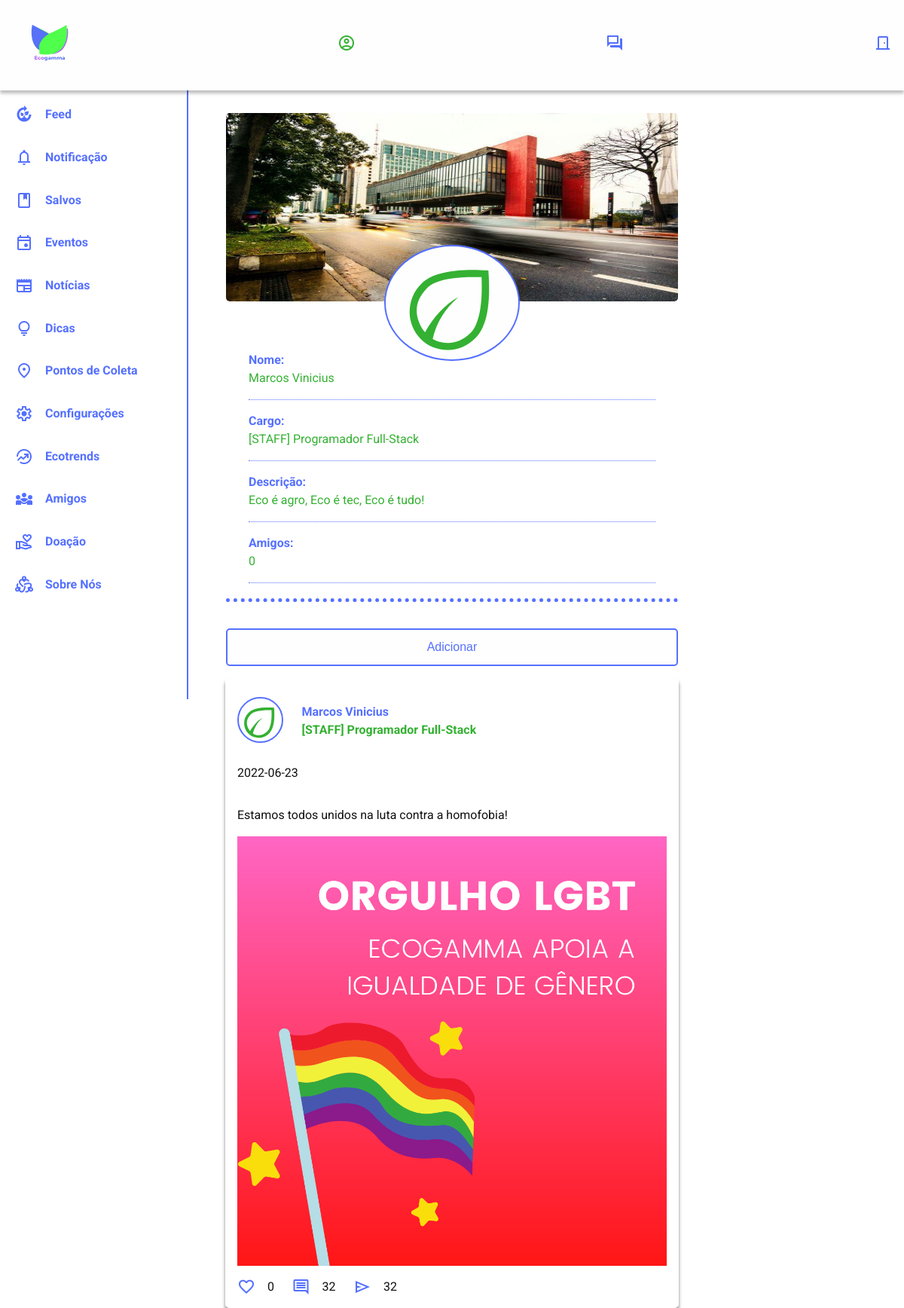
The app's page /estrutura/perfilUser.php?user=19 (signed in) with its own data.
### tables this page shows
CREATE TABLE IF NOT EXISTS `usuarios` (
  `id` int(11) NOT NULL AUTO_INCREMENT COMMENT 'id de cada um dos user',
  `token` tinyint(1) DEFAULT '0' COMMENT 'token de adm',
  `nome` varchar(80) NOT NULL COMMENT 'nome',
  `sobrenome` varchar(80) NOT NULL COMMENT 'sobrenome',
  `email` varchar(80) NOT NULL COMMENT 'email do usuário',
  `senha` varchar(45) NOT NULL COMMENT 'senha',
  `senhaC` varchar(45) NOT NULL COMMENT 'senha confirmada',
  `dataN` date NOT NULL COMMENT 'data de nascimento',
  `genero` varchar(30) NOT NULL COMMENT 'gênero do usuário\r\n(a gente tem lgbtqi+)',
  `numero` varchar(22) NOT NULL,
  `estado` varchar(60) NOT NULL,
  `cidade` varchar(80) NOT NULL COMMENT 'cidade',
  `profissao` varchar(120) NOT NULL COMMENT 'profissão/area de atuação',
  `mdEscuro` tinyint(4) NOT NULL DEFAULT '0',
  `foto` varchar(255) NOT NULL,
  `descricao` varchar(255) NOT NULL COMMENT 'Descricao que aparece no perfil do usuário',
  `amigos` int(20) NOT NULL DEFAULT '0',
  PRIMARY KEY (`id`)
);

CREATE TABLE IF NOT EXISTS `posts` (
  `id_Post` int(11) NOT NULL AUTO_INCREMENT,
  `id` int(11) NOT NULL,
  `foto` varchar(255) NOT NULL,
  `nome` varchar(80) NOT NULL,
  `sobrenome` varchar(80) NOT NULL,
  `profissao` varchar(80) NOT NULL,
  `data_Post` date NOT NULL,
  `texto_Post` varchar(255) NOT NULL,
  `imagem_Post` varchar(255) NOT NULL,
  `likes_Post` int(20) NOT NULL DEFAULT '0',
  `comentarios_Post` int(11) NOT NULL DEFAULT '0',
  PRIMARY KEY (`id_Post`),
  KEY `user_post` (`id`)
);

### estrutura/administracao/sessao.php (called while the page is built, shortened)
<?php
include 'conexao.php';
    if (!isset($_SESSION['logado'])) {
        $_SESSION['logado'] = 0;
    } else {
        if ($_SESSION['logado'] == 1) {
            $email = $_SESSION['email'];
            $sql = "SELECT id, token, nome, sobrenome, email, dataN, genero, numero, estado, cidade, profissao, mdEscuro,
            foto, descricao, amigos FROM usuarios WHERE email = '$email'";
            $result = mysqli_query($conn, $sql);
            if (mysqli_num_rows($result) > 0) {
                while ($row = mysqli_fetch_assoc($result)) {
                    $id = $row["id"];
                }
            } else {
                echo "0 results";
            }
        };
    }
?>

### estrutura/perfilUser.php (the view, shortened to what this page needs)
<!DOCTYPE html>
<html lang="pt-br">
<head>
  <?php include './base/linksGlobais.php' ?>
</head>
<body>
  <?php
  include './administracao/sessao.php';
  ?>
  <header class="header__interno">
    <div class="container">
      <div class="container__logo">
        <a href="login.php"><img src="../imagens/logos/logo-principal.png" alt="Logo Principal do Ecogamma" class="container__logo__imagem"></a>
      </div>
      <div class="container__perfil">
        <a href="perfil.php">
          <span class="material-symbols-outlined container__menu__icone span--verde">&#xe853;</span>
        </a>
      </div>
      <div class="container__chat">
        <a href="chat.php">
          <span class="material-symbols-outlined container__menu__icone span--azul">&#xe8af;</span>
        </a>
      </div>
      <div class="container__chat">
        <a href="logout.php">
          <span class="material-symbols-outlined container__menu__icone span--azul">&#xeffd;</span>
        </a>
      </div>
    </div>
  </header>
  <main>
    <?php
    if ($_GET['user'] != $id) {
      $idUser = $_GET['user'];
      $sql = "SELECT token, nome, sobrenome, email, dataN, genero, numero, estado, cidade, profissao,
    foto, descricao, amigos FROM usuarios WHERE id = '$idUser'";
      $result = mysqli_query($conn, $sql);
      if (mysqli_num_rows($result) > 0) {
        while ($row = mysqli_fetch_assoc($result)) {
          $nomeUser = $row["nome"];
          $sobrenomeUser = $row["sobrenome"];
          $estadoUser = $row["estado"];
          $fotoUser = $row["foto"];
          $profissaoUser = $row["profissao"];
          if (empty($fotoUser)) {
            $fotoUser = 'perfil_default.svg';
          }
          $descricaoUser = $row["descricao"];
          $amigosUser = $row["amigos"];
        }
      } else {
        echo "0 results";
      }
      if ($estadoUser == 'ac') {
        $fundoUser = 'ac.jpg';
      } elseif ($estadoUser == 'al') {
        $fundoUser = 'al.jpg';
      } elseif ($estadoUser == 'am') {
        $fundoUser = 'am.jpeg';
      } elseif ($estadoUser == 'ap') {
        $fundoUser = 'ap.jpg';
      } elseif ($estadoUser == 'ba') {
        $fundoUser = 'ba.jpg';
      } elseif ($estadoUser == 'ce') {
        $fundoUser = 'ce.jpg';
      } elseif ($estadoUser == 'df') {
        $fundoUser = 'df.jpg';
      } elseif ($estadoUser == 'es') {
        $fundoUser = 'es.png';
      } elseif ($estadoUser == 'go') {
        $fundoUser = 'go.jpg';
      } elseif ($estadoUser == 'ma') {
        $fundoUser = 'ma.jpg';
      } elseif ($estadoUser == 'mt') {
        $fundoUser = 'mt.jpg';
      } elseif ($estadoUser == 'ms') {
        $fundoUser = 'ms.jpg';
      } elseif ($estadoUser == 'mg') {
        $fundoUser = 'mg.jpg';
      } elseif ($estadoUser == 'pa') {
        $fundoUser = 'pa.jpg';
      } elseif ($estadoUser == 'pb') {
        $fundoUser = 'pb.jpg';
      } elseif ($estadoUser == 'pr') {
        $fundoUser = 'pr.jpg';
      } elseif ($estadoUser == 'pe') {
        $fundoUser = 'pe.jpg';
      } elseif ($estadoUser == 'pi') {
        $fundoUser = 'pi.jpg';
      } elseif ($estadoUser == 'rj') {
        $fundoUser = 'rj.jpg';
      } elseif ($estadoUser == 'rn') {
        $fundoUser = 'rn.jpg';
      } elseif ($estadoUser == 'ro') {
        $fundoUser = 'ro.jpg';
      } elseif ($estadoUser == 'rs') {
        $fundoUser = 'rr.jpg';
      } elseif ($estadoUser == 'rr') {
        $fundoUser = 'rr.jpg';
      } elseif ($estadoUser == 'sc') {
        $fundoUser = 'sc.jpg';
      } elseif ($estadoUser == 'se') {
        $fundoUser = 'se.jpg';
      } elseif ($estadoUser == 'sp') {
        $fundoUser = 'sp.jpg';
      } elseif ($estadoUser == 'to') {
        $fundoUser = 'to.jpg';
      }
      $selecionaLacos = "SELECT * FROM amigos WHERE id_UserAsk = $id AND id_UserAcc = $idUser AND pendente = 0";
      $resultLacos = mysqli_query($conn, $selecionaLacos);
      if (mysqli_num_rows($resultLacos) > 0) {
        $addText = "Amigos";
      } else {
        $selecionaLacos2 = "SELECT * FROM amigos WHERE id_UserAsk = $id AND id_UserAcc = $idUser";
        $resultLacos2 = mysqli_query($conn, $selecionaLacos2);
        if (mysqli_num_rows($resultLacos2) > 0) {
          $addText = "Pendente";
        } else {
          $addText = "Adicionar";
        }
      }
      if ($addText == "Pendente" || $addText == "Amigos") {
        $type = "button";
      } else {
        $type = "submit";
      }
      echo "
    <div class='container'>
    <div class='container__perfil'>
    <div class='container__perfil__capa'>
    <img src='../imagens/fundos/" . $fundoUser . "' alt='Fundo do perfil' class='container__perfil__capa__imagem'>
    </div>
    <div class='container__perfil__foto'>
    <img src='../imagens/" . $fotoUser . "' alt='Fundo do perfil' class='container__perfil__foto__imagem'>
    </div>
        <div class='container__perfil__dados'>
          <ul class='container__perfil__dados__lista'>
            <li class='container__perfil__dados__lista__item'>
              <p>Nome:</p>
              <p>" . $nomeUser . " " . $sobrenomeUser . "</p>
            </li>
            <li class='container__perfil__dados__lista__item'>
            <p>Cargo:</p>
            <p>" . $profissaoUser . "</p>
            </li>
            <li class='container__perfil__dados__lista__item'>
            <p>Descrição:</p>
              <p>" . $descricaoUser . "</p>
              </li>
            <li class='container__perfil__dados__lista__item'>
              <p>Amigos:</p>
              <p>" . $amigosUser . "</p>
              </li>
          </ul>
        </div>
        </div>
        <form action='./perfilUser.php?user=" . $idUser . "' method='POST' style='position: relative; top: 250px'>
          <input type='" . $type . "' value='" . $addText . "' name='Adicionar' style='height: 50px'>
          <input type='hidden' value='" . $id . "' name='id_UserAsk'>
          <input type='hidden' value='" . $idUser . "' name='id_UserAcc'>
        </form>";
      $sql = "SELECT * FROM posts WHERE id = '$idUser' ORDER BY id_Post DESC";
      $result = mysqli_query($conn, $sql);
      if (mysqli_num_rows($result) > 0) {
        while ($row = mysqli_fetch_assoc($result)) {
          $nomeP = $row["nome"];
          $sobrenomeP = $row["sobrenome"];
          $profissaoP = $row["profissao"];
          $data_Post = $row["data_Post"];
          $texto_Post = $row["texto_Post"];
          $imagem_Post = $row["imagem_Post"];
          $likesP = $row["likes_Post"];
          echo "
          <section class='container__post--perfil' style='position: relative; top: 250px'>
          <div class='container__post__perfil'>
          <div class='container__post__perfil__foto'>
          <img src='../imagens/perfil_default.svg' alt='Imagem do Perfil'>
          </div>
          <div class='container__post__perfil__dados'>
                <p class='container__post__perfil__dados__nome nome__perfil'>" . $nomeP . " " . $sobrenomeP . "</p>
                <p class='container__post__perfil__dados__cargo cargo__perfil'>" . $profissaoP . "</p>
              </div>
            </div>
            <div class='container__post__conteudo'>
              <p class='container__post__conteudo__texto'>" . $data_Post . "</p>
              <p class='container__post__conteudo__texto'>" . $texto_Post . "</p>
              <img src='../imagens/" . $imagem_Post . "' alt='imagem do conteúdo' class='container__post__conteudo__imagem'>
            </div>
            <div class='container__post__interacoes'>
            <ul class='container__post__interacoes__lista'>
                <li class='container__post__interacoes__lista__item'>
                  <span class='material-symbols-outlined container__menu__icone span--azul'>&#xe87d;</span>
                  <p>" . $likesP . "</p>
                </li>
                <li class='container__post__interacoes__lista__item'>
                <span class='material-symbols-outlined container__menu__icone span--azul'>&#xe0b9;</span>
                  <p>32</p>
                  </li>
                <li class='container__post__interacoes__lista__item'>
                <span class='material-symbols-outlined container__menu__icone span--azul'>&#xe163;</span>
                  <p>32</p>
                  </li>
              </ul>
            </div>
            </section>
          ";
        }
      } else {
        echo "Sem posts ainda...";
      }
    } else {
      echo "<h1>Erro:</h1>
      <p>Parece que você tentou acessar o seu perfil pelo lugar errado!</p>
      <p>Clique <a href='perfil.php'>aqui</a> para acessá-lo corretamente!</p>";
    }
    ?>
    </div>
  </main>
  <div id="menuFixo">
        <ul class="container__lista" id="menuFixo__lista">
            <a href="./feed.php">
                <li class="container__lista__item-ativo"><span class="material-symbols-outlined container__lista__item__icone icone-alternativo container__lista__item__icone-ativo">&#xe761;</span>Feed</li>
            </a>
            <a href="./notificacao.php">
                <li class="container__lista__item"><span class="material-symbols-outlined container__lista__item__icone  icone-alternativo">&#xe7f4;</span>Notificação</li>
            </a>
            <a href="./salvos.php">
                <li class="container__lista__item"><span class="material-symbols-outlined container__lista__item__icone  icone-alternativo">&#xe865;</span>Salvos</li>
            </a>
            <a href="./evento.php">
                <li class="container__lista__item"><span class="material-symbols-outlined container__lista__item__icone  icone-alternativo">&#xe878;</span>Eventos</li>
            </a>
            <a href="./noticia.php">
                <li class="container__lista__item"><span class="material-symbols-outlined container__lista__item__icone  icone-alternativo">&#xeb81;</span>Notícias</li>
            </a>
            <a href="./dica.php">
                <li class="container__lista__item"><span class="material-symbols-outlined container__lista__item__icone  icone-alternativo">&#xe0f0;</span>Dicas</li>
            </a>
            <a href="./pontosColeta.php">
                <li class="container__lista__item"><span class="material-symbols-outlined container__lista__item__icone  icone-alternativo">&#xe55f;</span>Pontos de Coleta</li>
            </a>
            <a href="./configuracoes.php">
                <li class="container__lista__item"><span class="material-symbols-outlined container__lista__item__icone  icone-alternativo">&#xe8b8;</span>Configurações</li>
            </a>
            <a href="./ecotrends.php">
                <li class="container__lista__item"><span class="material-symbols-outlined container__lista__item__icone  icone-alternativo">&#xe80e;</span>Ecotrends</li>
            </a>
            <a href="./amigos.php">
                <li class="container__lista__item"><span class="material-symbols-outlined container__lista__item__icone  icone-alternativo">&#xf8d9;</span>Amigos</li>
            </a>
            <a href="./doacao.php">
                <li class="container__lista__item"><span class="material-symbols-outlined container__lista__item__icone  icone-alternativo">&#xea70;</span>Doação</li>
            </a>
            <a href="./sobreNos-interno.php">
                <li class="container__lista__item"><span class="material-symbols-outlined container__lista__item__icone-ativo icone-alternativo">&#xf8d8;</span>Sobre Nós</li>
            </a>
        </ul>
    </div>
</body>
</html>

### records on screen
usuarios: nome "Marcos", sobrenome "Vinicius", profissao "[STAFF] Programador Full-Stack", descricao "Eco é agro, Eco é tec, Eco é tudo!", amigos "0"
posts: nome "Marcos", sobrenome "Vinicius", profissao "[STAFF] Programador Full-Stack", data_Post "2022-06-23", texto_Post "Estamos todos unidos na luta contra a homofobia!", imagem_Post (picture), likes_Post "0"
